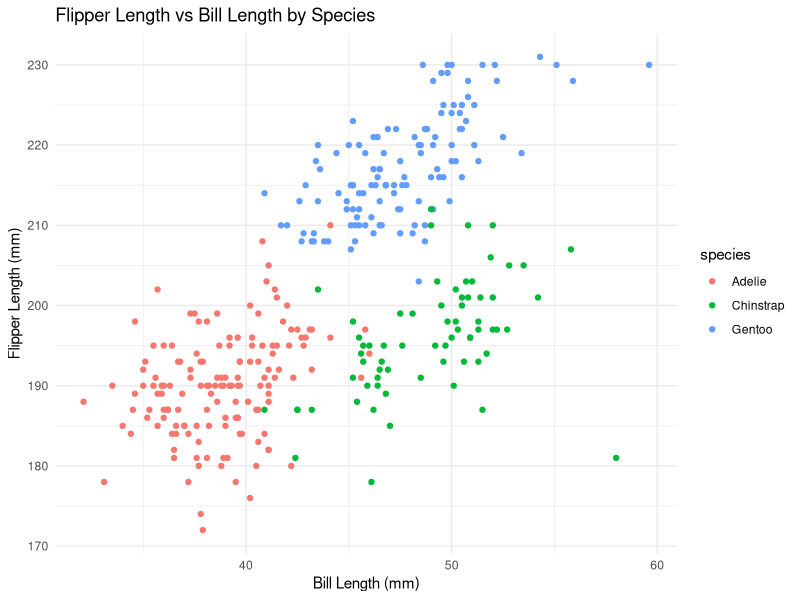
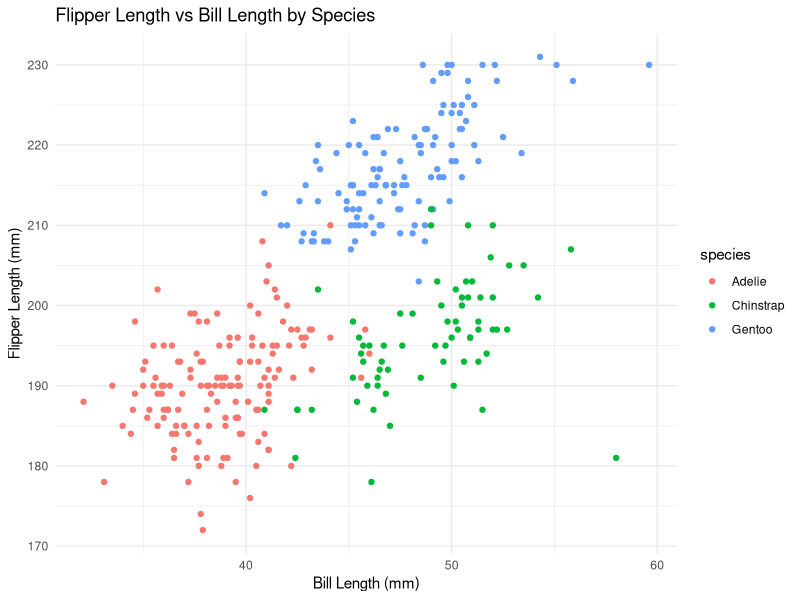

The R source for these figures, in order:
## ---- chunk 1
library(tidyverse)
library(ggplot2)
## ---- chunk 2
data("penguins", package = "palmerpenguins")
penguins_df <- penguins
## ---- chunk 3
head(penguins,5)

num_rows = nrow(penguins_df)
num_cols = ncol(penguins_df)
cat("The dataset has", num_rows, "rows and", num_cols, "columns.\n")


mean_flipper_length = mean(penguins_df$flipper_length_mm, na.rm = TRUE)
cat("The mean flipper length is", mean_flipper_length, "mm.\n")
## ---- chunk 4
penguins_df_clean = na.omit(penguins_df)

## ---- chunk 5
scatterplot_flipper_bill = ggplot(penguins_df_clean, aes(x = bill_length_mm, y = flipper_length_mm, color = species)) +
  geom_point() +
  labs(x = "Bill Length (mm)", y = "Flipper Length (mm)", title = "Flipper Length vs Bill Length by Species") +
  theme_minimal()

print(scatterplot_flipper_bill)
## ---- chunk 6
ggsave(filename = "flipper_vs_bill_length_plot.png", plot = scatterplot_flipper_bill, width = 8, height = 6)
## ---- chunk 7
set.seed(123)

random_sample = rnorm(10)
logical_vector = random_sample > 0
character_vector = letters[1:10] 
factor_vector <- factor(sample(c("Level1", "Level2", "Level3"), 10, replace = TRUE))

df <- data.frame(random_sample, logical_vector, character_vector, factor_vector)

## ---- chunk 8
mean_random_sample <- mean(df %>% pull(random_sample))
mean_logical_vector <- mean(df %>% pull(logical_vector))
mean_character_vector <- try(mean(df %>% pull(character_vector)), silent = TRUE)  # Expecting this to fail
mean_factor_vector <- try(mean(df %>% pull(factor_vector)), silent = TRUE)  # Expecting this to fail

cat("Mean of random sample:", mean_random_sample, "\n")
cat("Mean of logical vector:", mean_logical_vector, "\n")
cat("Mean of character vector (attempt):", mean_character_vector, "\n")
cat("Mean of factor vector (attempt):", mean_factor_vector, "\n")
